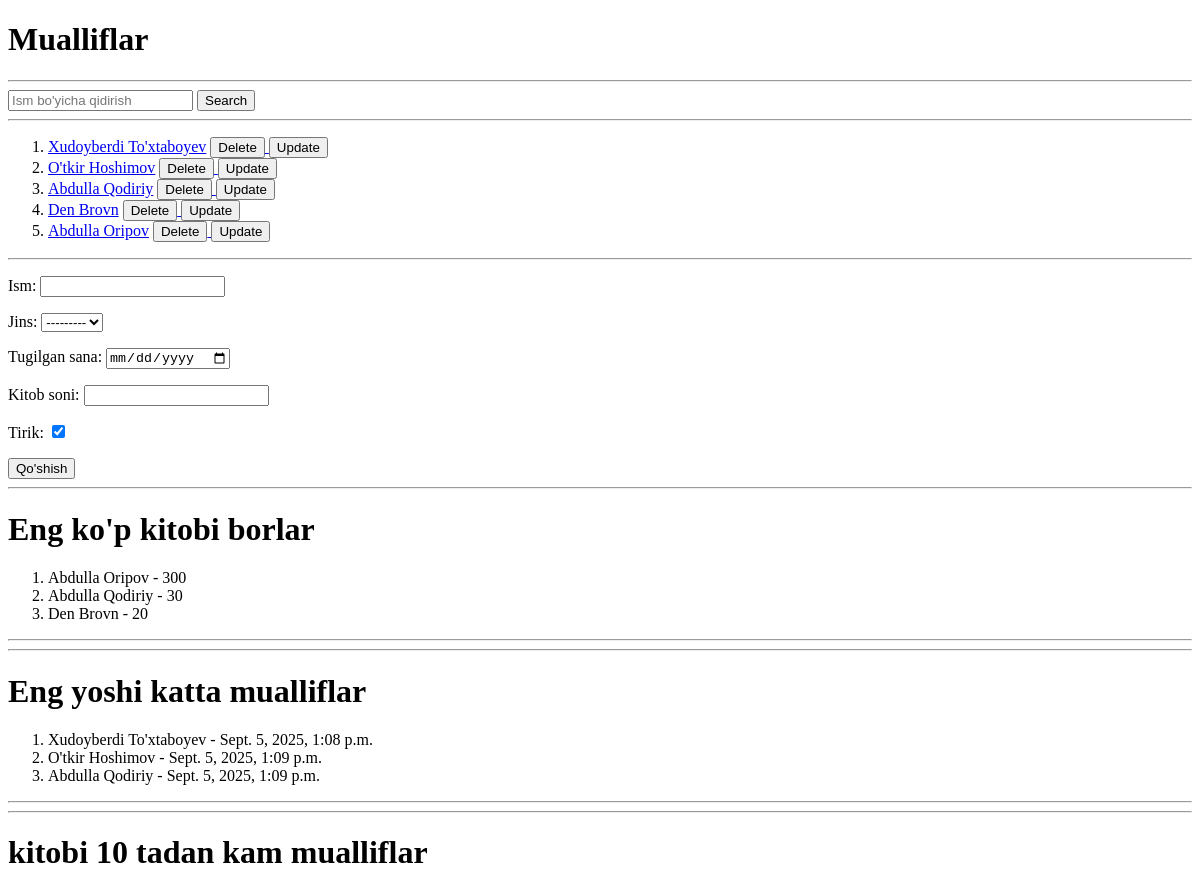
/muallif/, run on an earlier commit of the app's database.
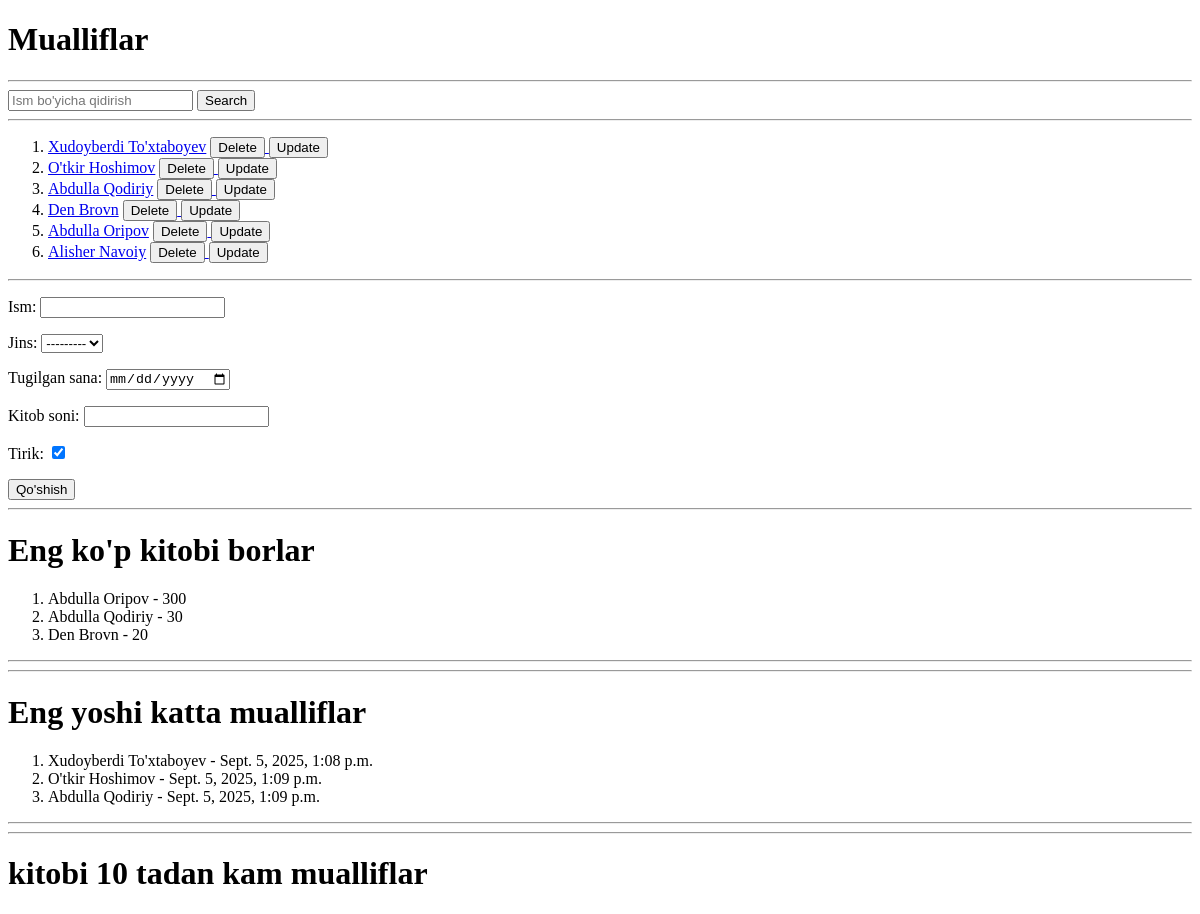
And on a later commit of the database.
### main/models.py (models this page shows, shortened)
class Muallif(models.Model):
    ism = models.CharField(max_length=255)
    jins = models.CharField(max_length=255, choices=(('erkak', 'erkak'), ('ayol', 'ayol')))
    tugilgan_sana = models.DateTimeField()
    kitob_soni = models.PositiveIntegerField()
    tirik = models.BooleanField(default=True)
    class Meta:
        verbose_name = 'Muallif'
        verbose_name_plural = 'Mualliflar'

### main/views.py (the view)
# urls.py: path('muallif/', muallif_list),
def muallif_list(request):
    if request.method == "POST":
        data = MuallifForm(request.POST)
        if data.is_valid():
            data.save()
            return redirect('/muallif/')
    mualliflar = Muallif.objects.all()
    eng_katta = Muallif.objects.order_by("-kitob_soni")[:3]
    katta_yosh = Muallif.objects.order_by("tugilgan_sana")[:3]
    eng_kop_kitob = Muallif.objects.filter(kitob_soni__lt=10)
    search = request.GET.get('search')
    if search:
        mualliflar = mualliflar.filter(ism__contains=search)
    context = {
        'mualliflar': mualliflar,
        'eng_katta': eng_katta,
        'katta_yosh': katta_yosh,
        'eng_kop_kitob': eng_kop_kitob,
        'search': search,
        'form': MuallifForm(),
    }
    return render(request, "muallif.html", context=context)

### main/forms.py
class MuallifForm(forms.ModelForm):
    class Meta:
        model = Muallif
        fields = '__all__'
        widgets = {
            'tugilgan_sana': forms.DateInput(attrs={'type': 'date'})
        }

### templates/muallif.html (shortened to what this page needs)
<!DOCTYPE html>
<html lang="en">
<head>
</head>
<body>
<h1>Mualliflar</h1>
<hr>
<form>
    <input type="text" name="search" placeholder="Ism bo'yicha qidirish " {% if search %} value="{{search}}" {% endif %}>
    <button>Search</button>
</form>
<hr>
<ol>
    {% for muallif in mualliflar %}
    <li><a href="/muallif/{{muallif.id}}/">{{ muallif.ism }}</a>
        <a href="/muallif/{{muallif.id}}/delete/confirm/">
            <button>Delete</button>
        </a>
        <a href="/muallif/{{muallif.id}}/update">
            <button>Update</button>
        </a>
    </li>
    {% endfor %}
</ol>
<hr>
<form method="post">
    {{ form.as_p }}
    <button>Qo'shish</button>
</form>
<hr>
<h1>Eng ko'p kitobi borlar</h1>
<ol>
    {% for eng in eng_katta %}
    <li>{{eng.ism}} - {{eng.kitob_soni}}</li>
    {% endfor %}
</ol>
<hr>
<hr>
<h1>Eng yoshi katta mualliflar</h1>
<ol>
    {% for katta in katta_yosh %}
    <li>{{katta.ism}} - {{katta.tugilgan_sana}}</li>
    {% endfor %}
</ol>
<hr>
<hr>
<h1>kitobi 10 tadan kam mualliflar</h1>
</body>
</html>

What changed in the data, as far as the page shows it:
added Muallif: ism "Alisher Navoiy", shown under "Mualliflar"
